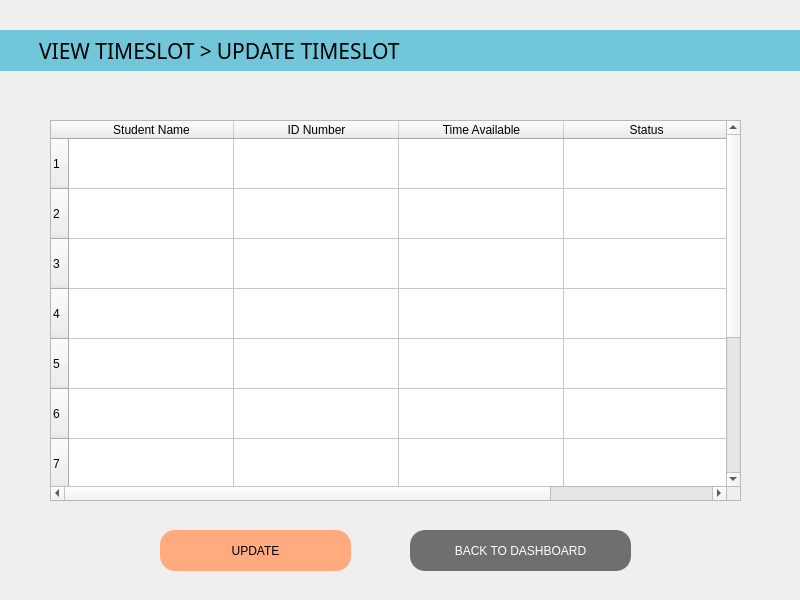
<?xml version="1.0" encoding="UTF-8"?>
<ui version="4.0">
 <class>updateTimeslot</class>
 <widget class="QMainWindow" name="updateTimeslot">
  <property name="geometry">
   <rect>
    <x>0</x>
    <y>0</y>
    <width>800</width>
    <height>600</height>
   </rect>
  </property>
  <property name="windowTitle">
   <string>View Timeslot</string>
  </property>
  <property name="styleSheet">
   <string notr="true"/>
  </property>
  <widget class="QWidget" name="centralwidget">
   <widget class="QLabel" name="label_3">
    <property name="geometry">
     <rect>
      <x>10</x>
      <y>30</y>
      <width>231</width>
      <height>41</height>
     </rect>
    </property>
    <property name="font">
     <font>
      <family>Segoe UI Semibold</family>
      <pointsize>16</pointsize>
      <weight>7</weight>
      <italic>false</italic>
      <bold>false</bold>
     </font>
    </property>
    <property name="styleSheet">
     <string notr="true">font: 63 16pt &quot;Segoe UI Semibold&quot;;</string>
    </property>
    <property name="frameShape">
     <enum>QFrame::NoFrame</enum>
    </property>
    <property name="frameShadow">
     <enum>QFrame::Raised</enum>
    </property>
    <property name="text">
     <string>VIEW TIMESLOT &gt;</string>
    </property>
    <property name="alignment">
     <set>Qt::AlignCenter</set>
    </property>
   </widget>
   <widget class="QPushButton" name="updateBtn">
    <property name="geometry">
     <rect>
      <x>160</x>
      <y>530</y>
      <width>191</width>
      <height>41</height>
     </rect>
    </property>
    <property name="styleSheet">
     <string notr="true">background-color: rgb(255, 170, 127);
font: 63 14pt &quot;Segoe UI Semibold&quot;;
border-radius: 15px;</string>
    </property>
    <property name="text">
     <string>UPDATE</string>
    </property>
   </widget>
   <widget class="QLabel" name="label_4">
    <property name="geometry">
     <rect>
      <x>210</x>
      <y>30</y>
      <width>191</width>
      <height>41</height>
     </rect>
    </property>
    <property name="font">
     <font>
      <family>Segoe UI Semibold</family>
      <pointsize>16</pointsize>
      <weight>7</weight>
      <italic>false</italic>
      <bold>false</bold>
     </font>
    </property>
    <property name="styleSheet">
     <string notr="true">font: 63 16pt &quot;Segoe UI Semibold&quot;;</string>
    </property>
    <property name="frameShape">
     <enum>QFrame::NoFrame</enum>
    </property>
    <property name="frameShadow">
     <enum>QFrame::Raised</enum>
    </property>
    <property name="text">
     <string> UPDATE TIMESLOT</string>
    </property>
    <property name="alignment">
     <set>Qt::AlignCenter</set>
    </property>
   </widget>
   <widget class="QLabel" name="label">
    <property name="geometry">
     <rect>
      <x>0</x>
      <y>0</y>
      <width>801</width>
      <height>601</height>
     </rect>
    </property>
    <property name="lineWidth">
     <number>0</number>
    </property>
    <property name="midLineWidth">
     <number>2</number>
    </property>
    <property name="text">
     <string/>
    </property>
    <property name="pixmap">
     <pixmap>facultydashboard_bg.jpg</pixmap>
    </property>
    <property name="scaledContents">
     <bool>true</bool>
    </property>
   </widget>
   <widget class="QLabel" name="label_2">
    <property name="geometry">
     <rect>
      <x>0</x>
      <y>30</y>
      <width>801</width>
      <height>41</height>
     </rect>
    </property>
    <property name="styleSheet">
     <string notr="true">background-color: rgb(114, 198, 217);</string>
    </property>
    <property name="text">
     <string/>
    </property>
   </widget>
   <widget class="QPushButton" name="viewBtn_4">
    <property name="geometry">
     <rect>
      <x>410</x>
      <y>530</y>
      <width>221</width>
      <height>41</height>
     </rect>
    </property>
    <property name="styleSheet">
     <string notr="true">background-color: rgb(111, 111, 111);
color: rgb(255, 255, 255);
font: 63 14pt &quot;Segoe UI Semibold&quot;;
border-radius: 15px;</string>
    </property>
    <property name="text">
     <string>BACK TO DASHBOARD</string>
    </property>
   </widget>
   <widget class="QTableWidget" name="tableWidget">
    <property name="geometry">
     <rect>
      <x>50</x>
      <y>120</y>
      <width>691</width>
      <height>381</height>
     </rect>
    </property>
    <property name="styleSheet">
     <string notr="true">font: 14pt &quot;Rockwell&quot;;</string>
    </property>
    <property name="rowCount">
     <number>10</number>
    </property>
    <attribute name="horizontalHeaderCascadingSectionResizes">
     <bool>true</bool>
    </attribute>
    <attribute name="horizontalHeaderDefaultSectionSize">
     <number>165</number>
    </attribute>
    <attribute name="verticalHeaderDefaultSectionSize">
     <number>50</number>
    </attribute>
    <row/>
    <row/>
    <row/>
    <row/>
    <row/>
    <row/>
    <row/>
    <row/>
    <row/>
    <row/>
    <column>
     <property name="text">
      <string>Student Name</string>
     </property>
     <property name="textAlignment">
      <set>AlignCenter</set>
     </property>
    </column>
    <column>
     <property name="text">
      <string>ID Number</string>
     </property>
     <property name="textAlignment">
      <set>AlignCenter</set>
     </property>
    </column>
    <column>
     <property name="text">
      <string>Time Available</string>
     </property>
     <property name="textAlignment">
      <set>AlignCenter</set>
     </property>
    </column>
    <column>
     <property name="text">
      <string>Status</string>
     </property>
     <property name="textAlignment">
      <set>AlignCenter</set>
     </property>
    </column>
   </widget>
   <zorder>label</zorder>
   <zorder>label_2</zorder>
   <zorder>label_3</zorder>
   <zorder>updateBtn</zorder>
   <zorder>label_4</zorder>
   <zorder>viewBtn_4</zorder>
   <zorder>tableWidget</zorder>
  </widget>
 </widget>
 <resources/>
 <connections/>
</ui>
